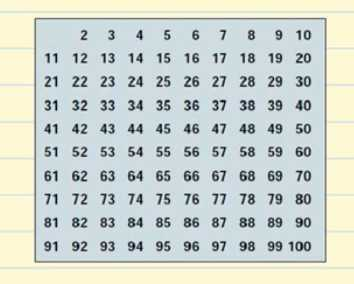
#> input picture recognize/assets/tabla.jpeg, 354 x 284 px, found by its file name
$ python main.py
#> lines starting #> are read from the running program, lines starting #| are printed output that depends on the picture; after the words box and inside, x2 and y2 are one past the last pixel; in counts of white or black regions, pixels touching at a corner belong together
import cv2
import pytesseract

def load_image(image_path):
#> called with image_path = 'recognize/assets/tabla.jpeg'
    image = cv2.imread(image_path)
#> image is the input picture: shape (284, 354, 3); mean B, G, R 207.2, 213.8, 206.3
    if image is None:
        print(f"Failed to load image at {image_path}")
    return image

def preprocess_image(image):
    gray_image = cv2.cvtColor(image, cv2.COLOR_BGR2GRAY)
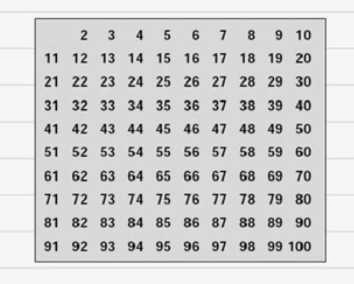
#> gray_image: shape (284, 354); min 1, max 253, mean 210.8
    _, thresh_image = cv2.threshold(gray_image, 150, 255, cv2.THRESH_BINARY | cv2.THRESH_OTSU)
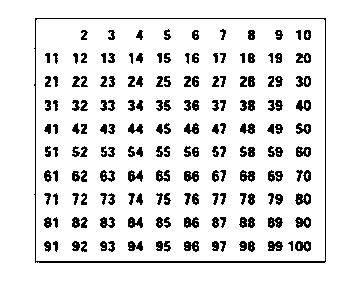
#> thresh_image: shape (284, 354); 89.2% white; black in thin lines or dots, all inside (x1, y1, x2, y2) = (34, 18, 326, 263)
    return thresh_image

def extract_numbers(image):
    custom_config = r'--oem 3 --psm 6 -c tessedit_char_whitelist=0123456789'
    extracted_text = pytesseract.image_to_string(image, config=custom_config)
    numbers_list = [int(part) for part in extracted_text.split() if part.isdigit()]
    return numbers_list

def main(image_path):
    image = load_image(image_path)
    if image is not None:
        preprocessed_image = preprocess_image(image)
        numbers = extract_numbers(preprocessed_image)
        print(f"Numbers found in the image: {numbers}")

if __name__ == "__main__":
    image_path = "recognize/assets/tabla.jpeg"  # Replace with your image path
    main(image_path)
#> (the call stopped at in extract_numbers, `extracted_text = pytesseract.image_to_string(image, config=custom_conf..`: pytesseract is not available in this run)
